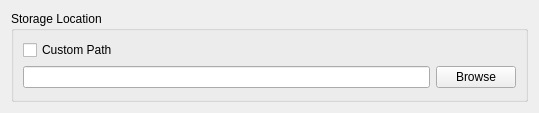
<?xml version="1.0" encoding="UTF-8"?>
<ui version="4.0">
 <class>FileStorageSettingsWidget</class>
 <widget class="QWidget" name="FileStorageSettingsWidget">
  <property name="geometry">
   <rect>
    <x>0</x>
    <y>0</y>
    <width>539</width>
    <height>113</height>
   </rect>
  </property>
  <property name="windowTitle">
   <string>Form</string>
  </property>
  <layout class="QHBoxLayout" name="horizontalLayout">
   <item>
    <widget class="QGroupBox" name="groupBox">
     <property name="title">
      <string>Storage Location</string>
     </property>
     <layout class="QVBoxLayout" name="verticalLayout">
      <item>
       <widget class="QCheckBox" name="cbCustomPath">
        <property name="text">
         <string>Custom Path</string>
        </property>
       </widget>
      </item>
      <item>
       <layout class="QHBoxLayout" name="horizontalLayout_2">
        <item>
         <widget class="QLineEdit" name="leStoragePath">
          <property name="readOnly">
           <bool>true</bool>
          </property>
         </widget>
        </item>
        <item>
         <widget class="QPushButton" name="pbBrowse">
          <property name="text">
           <string>Browse</string>
          </property>
         </widget>
        </item>
       </layout>
      </item>
     </layout>
    </widget>
   </item>
  </layout>
 </widget>
 <resources/>
 <connections/>
</ui>
